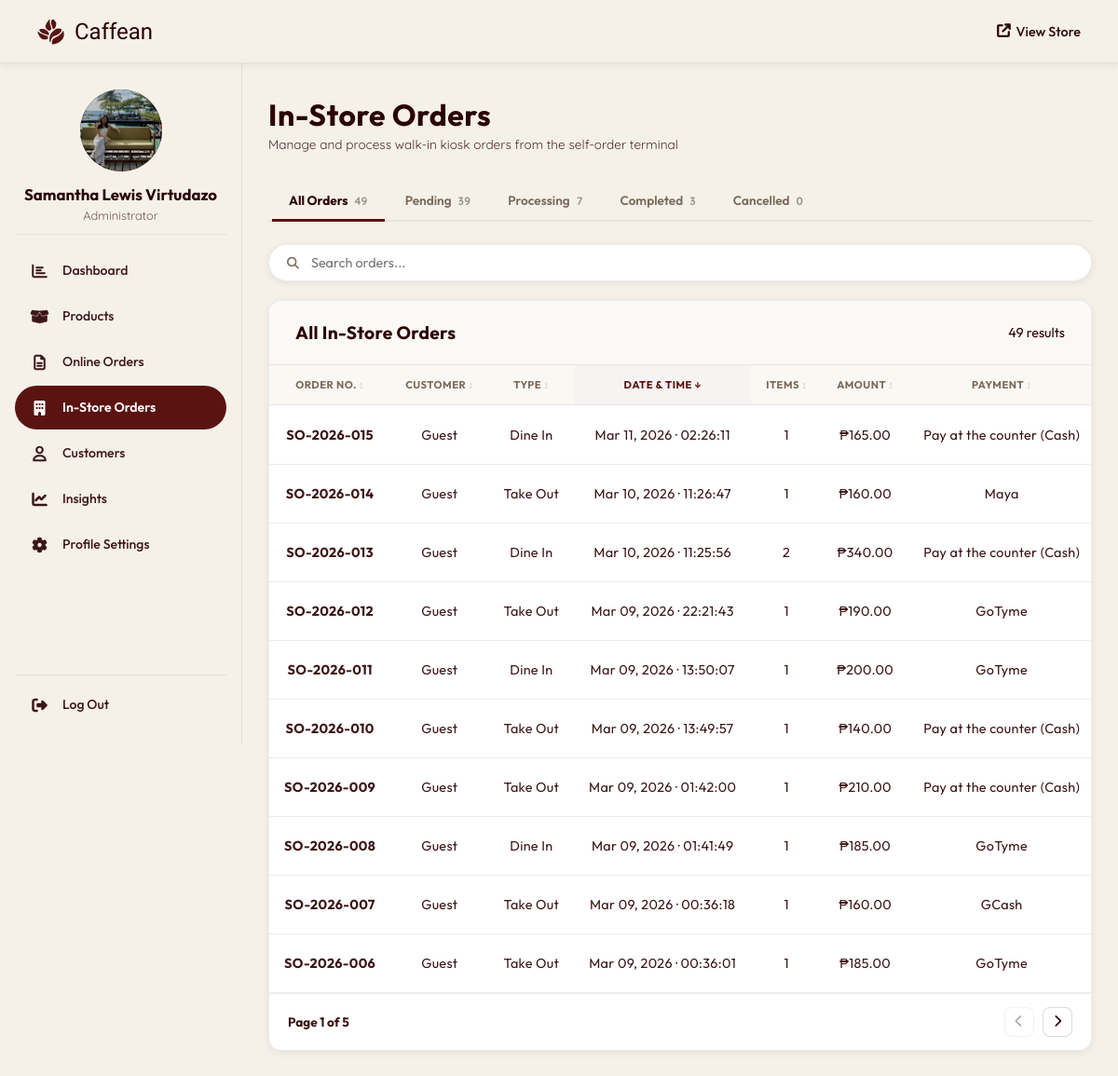
The page /admin/instore_orders.php (signed in) on the database its author committed.
### tables this page shows
CREATE TABLE `users` (
  `user_id` int(11) NOT NULL,
  `full_name` varchar(100) NOT NULL,
  `email` varchar(100) NOT NULL,
  `mobile_number` varchar(15) DEFAULT NULL,
  `profile_image` varchar(255) DEFAULT NULL,
  `house_unit` varchar(100) DEFAULT NULL,
  `street_name` varchar(100) DEFAULT NULL,
  `barangay` varchar(100) DEFAULT NULL,
  `city_municipality` varchar(100) DEFAULT NULL,
  `province` varchar(100) DEFAULT NULL,
  `zip_code` varchar(10) DEFAULT NULL,
  `password` varchar(255) NOT NULL,
  `role` enum('admin','customer') DEFAULT 'customer',
  `created_at` timestamp NOT NULL DEFAULT current_timestamp()
);

CREATE TABLE `orders` (
  `order_id` int(11) NOT NULL,
  `order_number` varchar(20) NOT NULL DEFAULT '' COMMENT 'Human-readable receipt number (e.g. PC-2026-00001)',
  `user_id` int(11) DEFAULT NULL,
  `order_date` datetime DEFAULT current_timestamp(),
  `total_amount` decimal(10,2) NOT NULL,
  `status` enum('pending','processing','completed','cancelled') DEFAULT 'pending',
  `payment_method` varchar(50) NOT NULL,
  `delivery_address` text NOT NULL,
  `created_at` timestamp NOT NULL DEFAULT current_timestamp(),
  `mobile_number` varchar(20) DEFAULT NULL,
  `order_type` enum('delivery','pickup') NOT NULL DEFAULT 'delivery',
  `house_unit` varchar(100) DEFAULT NULL,
  `street_name` varchar(150) DEFAULT NULL,
  `barangay` varchar(100) DEFAULT NULL,
  `city_municipality` varchar(100) DEFAULT NULL,
  `province` varchar(100) DEFAULT NULL,
  `zip_code` varchar(10) DEFAULT NULL,
  `delivery_notes` text DEFAULT NULL,
  `pickup_branch` varchar(100) DEFAULT NULL,
  `pickup_date` date DEFAULT NULL,
  `pickup_time` time DEFAULT NULL,
  `is_kiosk` tinyint(1) NOT NULL DEFAULT 0,
  `kiosk_order_type` enum('dine_in','take_out') DEFAULT NULL,
  `customer_name` varchar(100) DEFAULT NULL
);

### admin/instore_orders.php (the view, shortened to what this page needs)
<?php
require_once '../php/db_connection.php';
$status_filter = $_GET['status'] ?? 'all';
$base_where    = "o.is_kiosk = 1";
$where_clause  = $base_where;
$counts = ['all' => 0, 'pending' => 0, 'processing' => 0, 'completed' => 0, 'cancelled' => 0];
$c_res  = mysqli_query($conn, "SELECT status, COUNT(*) AS count FROM orders WHERE is_kiosk = 1 GROUP BY status");
while ($r = mysqli_fetch_assoc($c_res)) {
    $counts[$r['status']] = $r['count'];
    $counts['all']       += $r['count'];
}
$orders_raw = mysqli_query($conn,
    "SELECT o.order_id, o.order_number, o.order_date, o.total_amount, o.status,
            o.payment_method, o.kiosk_order_type, o.mobile_number,
            COALESCE(o.customer_name, 'Guest') AS customer_name,
            (SELECT SUM(quantity) FROM order_items WHERE order_id = o.order_id) AS total_items
     FROM orders o
     WHERE $where_clause
     ORDER BY o.order_date DESC"
);
$total_orders = mysqli_num_rows($orders_raw);
$orders_map = [];
while ($o = mysqli_fetch_assoc($orders_raw)) {
    $o['items']            = [];
    $orders_map[$o['order_id']] = $o;
}
if (!empty($orders_map)) {
    $ids       = implode(',', array_map('intval', array_keys($orders_map)));
    $items_res = mysqli_query($conn,
        "SELECT oi.order_id, oi.quantity, oi.price_at_time AS price,
                p.name AS product_name, oi.size, oi.temperature, oi.sugar_level
         FROM order_items oi
         JOIN products p ON oi.product_id = p.product_id
         WHERE oi.order_id IN ($ids)"
    );
    while ($item = mysqli_fetch_assoc($items_res)) {
        $orders_map[$item['order_id']]['items'][] = $item;
    }
}
include 'includes/header.php';
?>
<div class="page-header">
  <div class="page-header-text">
    <h1>In-Store Orders</h1>
    <p>Manage and process walk-in kiosk orders from the self-order terminal</p>
  </div>
</div>
<div class="admin-tabs">
  <a href="?status=all"        class="tab <?= $status_filter === 'all'        ? 'active' : '' ?>">All Orders   <span class="tab-count"><?= $counts['all']        ?></span></a>
  <a href="?status=pending"    class="tab <?= $status_filter === 'pending'    ? 'active' : '' ?>">Pending      <span class="tab-count"><?= $counts['pending']    ?></span></a>
  <a href="?status=processing" class="tab <?= $status_filter === 'processing' ? 'active' : '' ?>">Processing   <span class="tab-count"><?= $counts['processing'] ?></span></a>
  <a href="?status=completed"  class="tab <?= $status_filter === 'completed'  ? 'active' : '' ?>">Completed    <span class="tab-count"><?= $counts['completed']  ?></span></a>
  <a href="?status=cancelled"  class="tab <?= $status_filter === 'cancelled'  ? 'active' : '' ?>">Cancelled    <span class="tab-count"><?= $counts['cancelled']  ?></span></a>
</div>
<div class="toolbar">
  <div class="search-box">
    <span class="search-icon"><i class="fas fa-search"></i></span>
    <input type="text" id="instoreSearch" placeholder="Search orders..." />
  </div>
</div>
<div class="card">
  <div class="card-header">
    <h2><?= $status_filter === 'all' ? 'All' : ucfirst($status_filter) ?> In-Store Orders</h2>
    <span class="card-count"><?= $total_orders ?> result<?= $total_orders !== 1 ? 's' : '' ?></span>
  </div>
  <table class="admin-table" id="instoreTable">
    <thead>
      <tr>
        <th data-sort="text">Order No.</th>
        <th data-sort="text">Customer</th>
        <th data-sort="text">Type</th>
        <th data-sort="date">Date &amp; Time</th>
        <th data-sort="number">Items</th>
        <th data-sort="number">Amount</th>
        <th data-sort="text">Payment</th>
      </tr>
    </thead>
    <tbody>
      <?php if ($total_orders === 0): ?>
        <tr class="empty-row">
          <td colspan="9">
            <div class="empty-state">
              <i class="fas fa-cash-register"></i>
              <p>No in-store orders found</p>
            </div>
          </td>
        </tr>
      <?php else: ?>
        <?php foreach ($orders_map as $o): ?>
          <tr>
            <td class="td-id"><?= htmlspecialchars($o['order_number'] ?? '#' . $o['order_id']) ?></td>
            <td><?= htmlspecialchars($o['customer_name']) ?></td>
            <td><?= $o['kiosk_order_type'] === 'dine_in' ? 'Dine In' : 'Take Out' ?></td>
            <td><?= date('M d, Y · H:i:s', strtotime($o['order_date'])) ?></td>
            <td><?= $o['total_items'] ?? 0 ?></td>
            <td class="td-amount">&#8369;<?= number_format($o['total_amount'], 2) ?></td>
            <td><?= htmlspecialchars($o['payment_method']) ?></td>
          </tr>
        <?php endforeach; ?>
      <?php endif; ?>
    </tbody>
  </table>
  <div id="instoreTable-pagination" class="admin-pagination">
    <span class="page-info">Page 1 of 1</span>
    <div class="page-btns">
      <button class="btn-page btn-prev"><i class="fas fa-chevron-left"></i></button>
      <button class="btn-page btn-next"><i class="fas fa-chevron-right"></i></button>
    </div>
  </div>
</div>
<?php include 'includes/footer.php'; ?>

### admin/includes/header.php (shortened to what this page needs)
<?php
$admin_name    = isset($_SESSION['full_name']) ? htmlspecialchars($_SESSION['full_name']) : 'Admin';
$admin_initial = strtoupper(substr($admin_name, 0, 1));
$current_page  = basename($_SERVER['PHP_SELF']);
$admin_avatar_src = '';
if (isset($_SESSION['user_id'])) {
    $a_stmt = mysqli_prepare($conn, "SELECT profile_image, email FROM users WHERE user_id = ?");
    mysqli_stmt_bind_param($a_stmt, 'i', $_SESSION['user_id']);
    mysqli_stmt_execute($a_stmt);
    $a_row = mysqli_fetch_assoc(mysqli_stmt_get_result($a_stmt));
    if (!empty($a_row['profile_image'])) {
        $admin_avatar_src = BASE_URL . '/' . htmlspecialchars($a_row['profile_image']);
    }
}
$page_css_map = [
    'dashboard.php'        => 'dashboard.css',
    'products.php'         => 'products.css',
    'orders.php'           => 'orders.css',
    'instore_orders.php'   => 'orders.css',
    'customers.php'        => 'customers.css',
    'insights.php'         => 'dashboard.css',
    'profile_settings.php' => null,
];
$page_css_file = $page_css_map[$current_page] ?? null;
?>
<!DOCTYPE html>
<html lang="en">
<head>
  <link rel="stylesheet" href="<?= BASE_URL ?>/admin/assets/css/admin.css?v=<?= time() ?>" />
  <?php if ($page_css_file): ?>
    <link rel="stylesheet" href="<?= BASE_URL ?>/admin/assets/css/<?= $page_css_file ?>?v=<?= time() ?>" />
  <?php endif; ?>
  <link rel="stylesheet" href="https://cdnjs.cloudflare.com/ajax/libs/font-awesome/6.4.0/css/all.min.css" />
  <link rel="stylesheet" href="https://cdn.jsdelivr.net/npm/bootstrap-icons@1.11.3/font/bootstrap-icons.min.css" />
</head>
<body>
  <nav class="admin-navbar">
    <div class="admin-nav-inner">
      <a href="<?= BASE_URL ?>/admin/dashboard.php" class="admin-brand">
        <img src="<?= BASE_URL ?>/images/coffee_beans_logo.png" alt="Caffean" />
        <span>Caffean</span>
      </a>
      <div class="nav-right">
        <a href="<?= BASE_URL ?>/" target="_blank" class="btn-ghost">
          <i class="fas fa-arrow-up-right-from-square"></i> View Store
        </a>
      </div>
    </div>
  </nav>
  <div class="admin-body">
    <aside class="admin-sidebar">
      <div class="admin-sidebar-profile">
        <div class="admin-avatar-wrap">
          <?php if ($admin_avatar_src): ?>
            <img src="<?= $admin_avatar_src ?>" alt="Profile" class="admin-sidebar-avatar" id="adminAvatarPreview" />
          <?php else: ?>
            <div class="admin-sidebar-avatar" id="adminAvatarInitial"><?= $admin_initial ?></div>
          <?php endif; ?>
        </div>
        <div class="admin-sidebar-info">
          <h2><?= $admin_name ?></h2>
          <p>Administrator</p>
        </div>
      </div>
      <ul class="sidebar-nav">
        <li>
          <a href="<?= BASE_URL ?>/admin/dashboard.php"
            <?= $current_page === 'dashboard.php' ? 'class="active"' : '' ?>>
            <span class="snav-icon">
              <i class="far fa-chart-bar snav-ic-out"></i>
            </span>
            <span class="snav-text">Dashboard</span>
          </a>
        </li>
        <li>
          <a href="<?= BASE_URL ?>/admin/products.php"
            <?= $current_page === 'products.php' ? 'class="active"' : '' ?>>
            <span class="snav-icon">
              <i class="fas fa-box-open snav-ic-out"></i>
            </span>
            <span class="snav-text">Products</span>
          </a>
        </li>
        <li>
          <a href="<?= BASE_URL ?>/admin/orders.php"
            <?= $current_page === 'orders.php' ? 'class="active"' : '' ?>>
            <span class="snav-icon">
              <i class="far fa-file-lines snav-ic-out"></i>
            </span>
            <span class="snav-text">Online Orders</span>
          </a>
        </li>
        <li>
          <a href="<?= BASE_URL ?>/admin/instore_orders.php"
            <?= $current_page === 'instore_orders.php' ? 'class="active"' : '' ?>>
            <span class="snav-icon">
              <i class="fas fa-building snav-ic-fill"></i>
            </span>
            <span class="snav-text">In-Store Orders</span>
          </a>
        </li>
        <li>
          <a href="<?= BASE_URL ?>/admin/customers.php"
            <?= $current_page === 'customers.php' ? 'class="active"' : '' ?>>
            <span class="snav-icon">
              <i class="far fa-user snav-ic-out"></i>
            </span>
            <span class="snav-text">Customers</span>
          </a>
        </li>
        <li>
          <a href="<?= BASE_URL ?>/admin/insights.php"
            <?= $current_page === 'insights.php' ? 'class="active"' : '' ?>>
            <span class="snav-icon">
              <i class="fas fa-chart-line snav-ic-out"></i>
            </span>
            <span class="snav-text">Insights</span>
          </a>
        </li>
        <li>
          <a href="<?= BASE_URL ?>/admin/profile_settings.php"
            <?= $current_page === 'profile_settings.php' ? 'class="active"' : '' ?>>
            <span class="snav-icon">
              <i class="fas fa-gear snav-ic-out"></i>
            </span>
            <span class="snav-text">Profile Settings</span>
          </a>
        </li>
      </ul>
      <div class="sidebar-logout">
        <a href="<?= BASE_URL ?>/php/logout.php" class="sidebar-logout-btn">
          <span class="snav-icon">
            <i class="fas fa-right-from-bracket"></i>
          </span>
          <span class="snav-text">Log Out</span>
        </a>
      </div>
    </aside>
    <main class="admin-wrapper">

### admin/assets/css/orders.css (style rules this page uses)
.search-box { max-width: none; }

### admin/includes/header.php (style rules this page uses)
.admin-table th[data-sort]::after { content: ' ↕'; font-size: 0.65rem; opacity: 0.4; }
.admin-table th[data-sort].sort-desc::after { content: ' ↓'; opacity: 0.9; }

### rows shown on the page
users: profile_image (picture)
orders: order_number "SO-2026-015", customer_name "Guest", kiosk_order_type "Dine In", order_date "Mar 11, 2026 · 02:26:11", total_items "1", total_amount "165.00", payment_method "Pay at the counter (Cash)"
orders: order_number "SO-2026-014", customer_name "Guest", kiosk_order_type "Take Out", order_date "Mar 10, 2026 · 11:26:47", total_items "1", total_amount "160.00", payment_method "Maya"
orders: order_number "SO-2026-013", customer_name "Guest", kiosk_order_type "Dine In", order_date "Mar 10, 2026 · 11:25:56", total_items "2", total_amount "340.00", payment_method "Pay at the counter (Cash)"
orders: order_number "SO-2026-012", customer_name "Guest", kiosk_order_type "Take Out", order_date "Mar 09, 2026 · 22:21:43", total_items "1", total_amount "190.00", payment_method "GoTyme"
orders: order_number "SO-2026-011", customer_name "Guest", kiosk_order_type "Dine In", order_date "Mar 09, 2026 · 13:50:07", total_items "1", total_amount "200.00", payment_method "GoTyme"
orders: order_number "SO-2026-010", customer_name "Guest", kiosk_order_type "Take Out", order_date "Mar 09, 2026 · 13:49:57", total_items "1", total_amount "140.00", payment_method "Pay at the counter (Cash)"
orders: order_number "SO-2026-009", customer_name "Guest", kiosk_order_type "Take Out", order_date "Mar 09, 2026 · 01:42:00", total_items "1", total_amount "210.00", payment_method "Pay at the counter (Cash)"
orders: order_number "SO-2026-008", customer_name "Guest", kiosk_order_type "Dine In", order_date "Mar 09, 2026 · 01:41:49", total_items "1", total_amount "185.00", payment_method "GoTyme"
orders: order_number "SO-2026-007", customer_name "Guest", kiosk_order_type "Take Out", order_date "Mar 09, 2026 · 00:36:18", total_items "1", total_amount "160.00", payment_method "GCash"
orders: order_number "SO-2026-006", customer_name "Guest", kiosk_order_type "Take Out", order_date "Mar 09, 2026 · 00:36:01", total_items "1", total_amount "185.00", payment_method "GoTyme"

### other values the page prints
$admin_name "Samantha Lewis Virtudazo"
$counts['all'] "49"
$counts['pending'] "39"
$counts['processing'] "7"
$counts['completed'] "3"
$counts['cancelled'] "0"
$total_orders "49"
